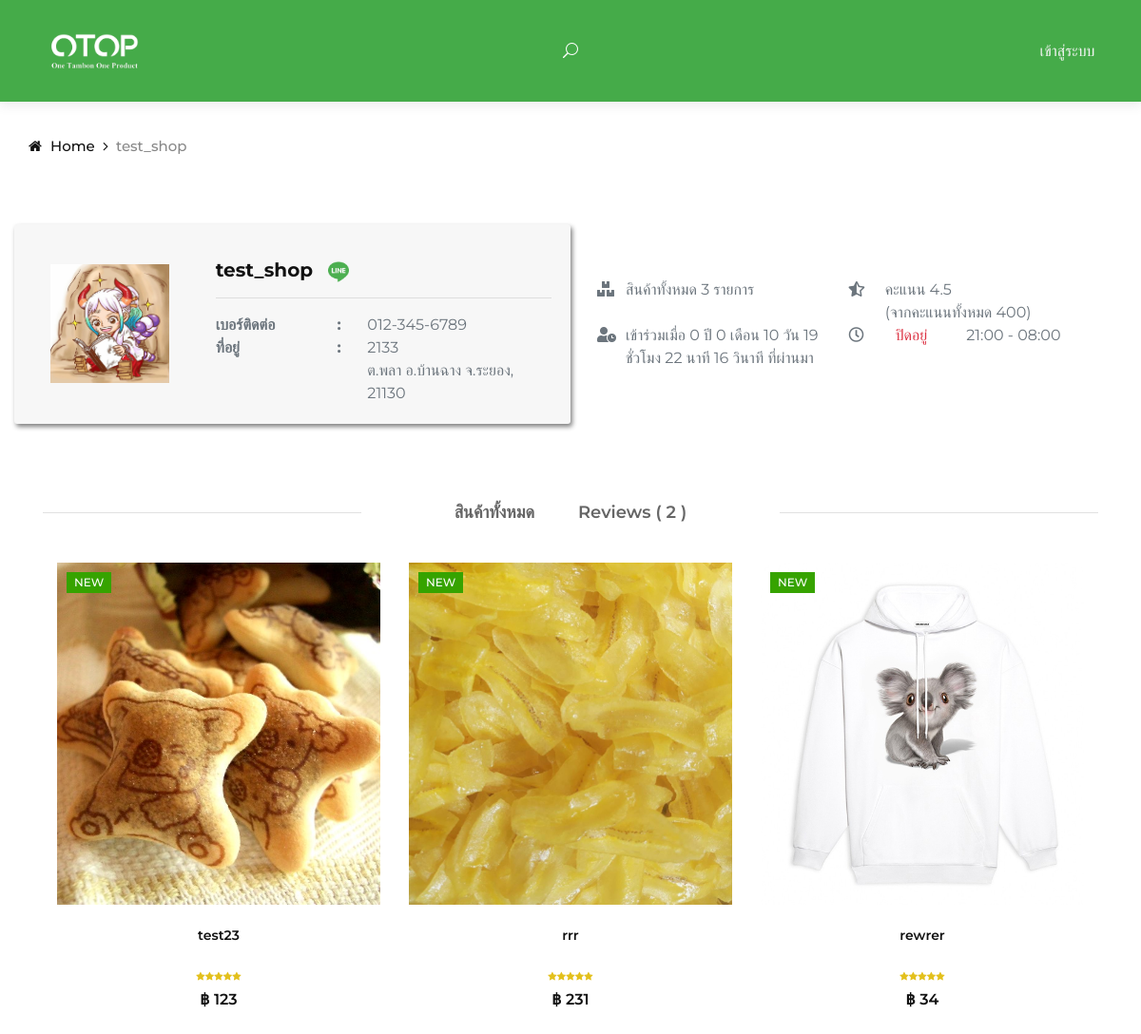
/views/Customer/profile-shop/profile-shop.php?shop_id=1, run on the app's committed database.
### tables this page shows
CREATE TABLE `subdistricts` (
  `id` int(11) NOT NULL,
  `code` int(11) NOT NULL,
  `subdistricts_name_in_thai` varchar(150) NOT NULL,
  `subdistricts_name_in_english` varchar(150) DEFAULT NULL,
  `latitude` decimal(6,3) NOT NULL,
  `longitude` decimal(6,3) NOT NULL,
  `district_id` int(11) NOT NULL,
  `zip_code` int(11) DEFAULT NULL
);

CREATE TABLE `districts` (
  `id` int(11) NOT NULL,
  `code` int(11) NOT NULL,
  `districts_name_in_thai` varchar(150) NOT NULL,
  `districts_name_in_english` varchar(150) NOT NULL,
  `province_id` int(11) NOT NULL
);

CREATE TABLE `provinces` (
  `id` int(11) NOT NULL,
  `code` int(11) NOT NULL,
  `provinces_name_in_thai` varchar(150) NOT NULL,
  `provinces_name_in_english` varchar(150) NOT NULL
);

CREATE TABLE `product` (
  `product_id` int(11) NOT NULL,
  `product_number` varchar(20) NOT NULL,
  `product_name` varchar(255) NOT NULL,
  `product_description` text NOT NULL,
  `product_specification` text NOT NULL,
  `product_type` int(11) NOT NULL,
  `price` double NOT NULL,
  `shipping_cost` double NOT NULL,
  `stock` int(11) NOT NULL,
  `shop_id` int(11) NOT NULL,
  `delivery_type` int(11) NOT NULL,
  `profile_product` varchar(90) DEFAULT NULL,
  `picture` varchar(90) DEFAULT NULL,
  `qrcode` varchar(50) DEFAULT NULL,
  `modify` int(11) DEFAULT NULL
);

### dbConnect.php (called while the page is built, shortened)
<?php
function connectDB()
{
    $servername = "localhost";
    $username = "root";
    $password = "";
    try {
        $conn = new PDO("mysql:host=$servername;dbname=otop_shop;charset=utf8", $username, $password);
        $conn->setAttribute(PDO::ATTR_ERRMODE, PDO::ERRMODE_EXCEPTION);
        return $conn;
    } catch (PDOException $e) {
        return "Connection failed: " . $e->getMessage();
    }
}
function selectData($str)
{
    $myConDB = connectDB();
    try {
        $stmt = $myConDB->prepare($str);
        $stmt->execute();
        $num = 0;
        while ($result = $stmt->fetch(PDO::FETCH_ASSOC)) {
            $num++;
            foreach ($result as $key => $value) {
                $data[$num][$key] = $value;
            }
        }
        $data[0]['numrow'] = $num;
        return $data;
    } catch (PDOException $e) {
        $conn = null;
        return "Error: " . $e->getMessage();
    }
}
?>

### query/query.php (called while the page is built, shortened)
<?php
include_once("../../../dbConnect.php");
function getProductByShopID($shop_id)
{
    $sql = "SELECT * FROM `product`
                    INNER JOIN `product_type` ON `product`.`product_type` = `product_type`.`id`
                    INNER JOIN `seller-list` ON `product`.`shop_id` = `seller-list`.`shop_id`
            WHERE `seller-list`.`shop_id` = '$shop_id'";
    $DATA = selectData($sql);
    return $DATA;
}
function getShopProfile($shop_id)
{
    $sql = "SELECT * FROM `seller-list`
                    INNER JOIN  `product` ON `product`.`shop_id` = `seller-list`.`shop_id`
                    INNER JOIN `product_type` ON `product`.`product_type` = `product_type`.`id`
                    INNER JOIN `subdistricts` ON `seller-list`.`subdistrict_shop` = `subdistricts`.`id`
                    INNER JOIN `districts` ON `subdistricts`.`district_id` = `districts`.`id`
                    INNER JOIN `provinces` ON `districts`.`province_id` = `provinces`.`id`
            WHERE `seller-list`.`shop_id` = '$shop_id'";
    $DATA = selectData($sql);
    return $DATA;
}

### query/function.php (called while the page is built, shortened)
<?php
function format_phonenumber($phonenumber)
{
    if (preg_match('/^(\d{3})(\d{3})(\d{4})$/',  $phonenumber,  $matches)) {
        $result = $matches[1] . '-' . $matches[2] . '-' . $matches[3];
    }
    return $result;
}

### views/Customer/profile-shop/profile-shop.php (the view, shortened to what this page needs)
<!DOCTYPE html>
<html lang="en">
<?php
include_once("../../../query/query.php");
include_once("../../../query/function.php");
$shop_id = $_GET['shop_id'];
$SHOP_PROFILE = getShopProfile($shop_id);
$SHOP_PRODUCT = getProductByShopID($shop_id);
?>
<head>
</head>
<body>
    <?php include_once("../layout/navbar.php"); ?>
    <div class="breadcrumb-option">
        <div class="container">
            <div class="row">
                <div class="col-lg-12">
                    <div class="breadcrumb__links">
                        <a href="../../../index.php"><i class="fa fa-home"></i> Home</a>
                        <span><?php echo $SHOP_PROFILE[1]["shop_name"] ?></span>
                    </div>
                </div>
            </div>
        </div>
    </div>
    <section class="product-details spad">
        <div class="container">
            <div class="row">
                <div class="col-lg-6 profile-shop-banner">
                    <div class="row">
                        <div class="col-4 d-flex justify-content-center align-self-center">
                            <img src='<?php echo "../../../img/profile/saler/" . $SHOP_PROFILE[1]["profile_shop"] ?>' width="125" height="125" />
                        </div>
                        <div class="col-8">
                            <h6 class="h5 mb-2 mt-3 font-weight-bold"><?php echo $SHOP_PROFILE[1]["shop_name"] ?> <a href="#"><img src="../../../img/icon/line.png" width="22" height="22" style="margin-left: 10px;" /></a></h6>
                            <hr>
                            <div class="row">
                                <div class="col-sm-4">
                                    <span class="mt-3 text-muted font-weight-bold">เบอร์ติดต่อ</span>
                                </div>
                                <div class="col-sm-1">
                                    <span class="mt-3 text-muted font-weight-bold">:</span>
                                </div>
                                <div class="col-md-7">
                                    <span class="text-muted"><?php echo format_phonenumber($SHOP_PROFILE[1]["tel"]) ?></span>
                                </div>
                            </div>
                            <div class="row">
                                <div class="col-sm-4">
                                    <span class="mt-3 text-muted font-weight-bold">ที่อยู่</span>
                                </div>
                                <div class="col-sm-1">
                                    <span class="mt-3 text-muted font-weight-bold">:</span>
                                </div>
                                <div class="col-md-7">
                                    <span class="text-muted">
                                        <?Php
                                        if ($SHOP_PROFILE[1]["provinces_name_in_thai"] == "กรุงเทพมหานคร") {
                                            echo $SHOP_PROFILE[1]["address_shop"] . "<br>" .
                                                " แขวง" . $SHOP_PROFILE[1]["subdistricts_name_in_thai"] .
                                                " " . $SHOP_PROFILE[1]["districts_name_in_thai"] .
                                                " " . $SHOP_PROFILE[1]["provinces_name_in_thai"] .
                                                ", " . $SHOP_PROFILE[1]["zip_code"];
                                        } else {
                                            echo $SHOP_PROFILE[1]["address_shop"]  . "<br>" .
                                                " ต." . $SHOP_PROFILE[1]["subdistricts_name_in_thai"] .
                                                " อ." . $SHOP_PROFILE[1]["districts_name_in_thai"] .
                                                " จ." . $SHOP_PROFILE[1]["provinces_name_in_thai"] .
                                                ", " . $SHOP_PROFILE[1]["zip_code"];
                                        }
                                        ?>
                                    </span>
                                </div>
                            </div>
                        </div>
                        <br>
                    </div>
                </div>
                <div class="col-md-6 align-self-center" style="padding: 28px;">
                    <div class="row">
                        <div class="col-md-6 text-muted">
                            <div class="row mb-4">
                                <div class="col-md-1">
                                    <i class="fas fa-boxes"></i>
                                </div>
                                <div class="col-md-10">
                                    <span><?php echo "สินค้าทั้งหมด " . $SHOP_PRODUCT[0]["numrow"] . " รายการ" ?></span>
                                </div>
                            </div>
                            <div class="row">
                                <div class="col-md-1">
                                    <i class="fas fa-user-clock"></i>
                                </div>
                                <div class="col-md-10">
                                    <span>
                                        <?php
                                        $current_date = date_create(date("Y-m-d H:i:s", time()));
                                        $reigster_saler_date = date_create(date("Y-m-d H:i:s", $SHOP_PROFILE[1]["modify_saler"]));
                                        $diff = date_diff($current_date, $reigster_saler_date);
                                        echo "เข้าร่วมเมื่อ " . $diff->format("%y ปี %m เดือน %d วัน %h ชั่วโมง %i นาที %s วินาที") . " ที่ผ่านมา";
                                        ?>
                                    </span>
                                </div>
                            </div>
                        </div>
                        <div class="col-md-6 text-muted">
                            <div class="row">
                                <div class="col-md-1" style="padding: 0px;">
                                    <i class="fas fa-star-half-alt"></i>
                                </div>
                                <div class="col-md-11">
                                    <span>คะแนน 4.5 <br> (จากคะแนนทั้งหมด 400)</span>
                                </div>
                            </div>
                            <div class="row">
                                <div class="col-md-1" style="padding: 0px;">
                                    <i class="far fa-clock"></i>
                                </div>
                                <div class="col-md-11">
                                    <div class="row">
                                        <?php
                                        $time_current = time();
                                        $time_opened = strtotime($SHOP_PROFILE[1]["time_opened"]);
                                        $time_closed = strtotime($SHOP_PROFILE[1]["time_closed"]);
                                        if ($time_current >= $time_opened && $time_current <= $time_closed) {
                                        ?>
                                            <div class="col-md-4 align-self-center text-center">
                                                <span class="text-success">เปิดอยู่</span>
                                            </div>
                                            <div class="col-md-6 align-self-center">
                                                <span><?php echo date('H:i', $time_opened)  . " - " .  date('H:i', $time_closed); ?></span>
                                            </div>
                                        <?php
                                        } else {
                                        ?>
                                            <div class="col-md-4 align-self-center text-center">
                                                <span class="text-danger">ปิดอยู่</span>
                                            </div>
                                            <div class="col-md-8 align-self-center">
                                                <span><?php echo date('H:i', $time_opened)  . " - " .  date('H:i', $time_closed); ?></span>
                                            </div>
                                        <?php
                                        }
                                        ?>
                                    </div>
                                </div>
                            </div>
                        </div>
                    </div>
                </div>
            </div>
            <div class="col-lg-12">
                <div class="product__details__tab">
                    <ul class="nav nav-tabs" role="tablist">
                        <li class="nav-item">
                            <a class="nav-link" data-toggle="tab" href="#tabs-1" role="tab">สินค้าทั้งหมด</a>
                        </li>
                        <li class="nav-item">
                            <a class="nav-link" data-toggle="tab" href="#tabs-2" role="tab">Reviews ( 2 )</a>
                        </li>
                    </ul>
                    <div class="tab-content">
                        <div class="tab-pane active" id="tabs-1" role="tabpanel">
                            <div class="col-lg-12">
                                <div class="row">
                                    <?php
                                    for ($i = 1; $i < COUNT($SHOP_PRODUCT); $i++) {
                                    ?>
                                        <div class="col-lg-4 col-md-6">
                                            <div class="product__item">
                                                <div class="product__item__pic set-bg" data-setbg="<?php echo "../../../img/product/profile/" . $SHOP_PRODUCT[$i]["profile_product"]; ?>">
                                                    <div class="label new">New</div>
                                                    <ul class="product__hover">
                                                    </ul>
                                                </div>
                                                <div class="product__item__text">
                                                    <h6><a href='<?php echo "../product_detail/product-details.php?product_id=" . $SHOP_PRODUCT[$i]["product_id"]; ?>'><?php echo $SHOP_PRODUCT[$i]["product_name"] ?></a></h6>
                                                    <div class="rating">
                                                        <i class="fa fa-star"></i>
                                                        <i class="fa fa-star"></i>
                                                        <i class="fa fa-star"></i>
                                                        <i class="fa fa-star"></i>
                                                        <i class="fa fa-star"></i>
                                                    </div>
                                                    <div class="product__price"><?php echo "฿ " . $SHOP_PRODUCT[$i]["price"]; ?></div>
                                                </div>
                                            </div>
                                        </div>
                                    <?php
                                    }
                                    ?>
                                </div>
                            </div>
                        </div>
                    </div>
                </div>
            </div>
        </div>
    </section>
</body>
</html>

### data on the page
seller-list: shop_name "test_shop", profile_shop (picture), tel "012-345-6789", address_shop "2133", modify_saler "0 ปี 0 เดือน 10 วัน 19 ชั่วโมง 22 นาที 16 วินาที", time_opened "21:00", time_closed "08:00"
subdistricts: subdistricts_name_in_thai "พลา", zip_code "21130"
districts: districts_name_in_thai "บ้านฉาง"
provinces: provinces_name_in_thai "ระยอง"
product: shows a picture, product_name "test23", price "123"
product: shows a picture, product_name "rrr", price "231"
product: shows a picture, product_name "rewrer", price "34"

### other printed values
$SHOP_PRODUCT[0]["numrow"] "3"
